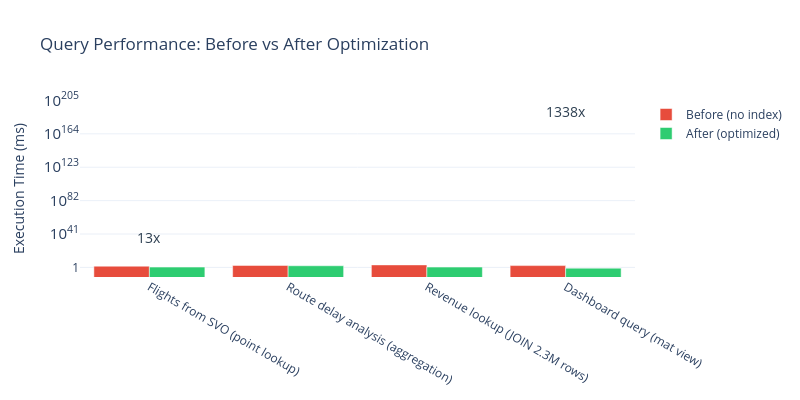

Here is the notebook cell this chart was saved with:
### Markdown cell above
## 5. Query Performance: Before vs After Optimization

Measured with `EXPLAIN ANALYZE`. Shows the impact of composite indexes, partial indexes, and materialized views.

### Code cell
queries = ["Flights from SVO\n(point lookup)", "Route delay analysis\n(aggregation)",
           "Revenue lookup\n(JOIN 2.3M rows)", "Dashboard query\n(mat view)"]
before = [33.9, 292, 1283, 174]
after = [2.6, 111, 2.6, 0.13]
speedup = [f"{b/a:.0f}x" for b, a in zip(before, after)]

fig = go.Figure()
fig.add_trace(go.Bar(name='Before (no index)', x=queries, y=before, marker_color='#e74c3c'))
fig.add_trace(go.Bar(name='After (optimized)', x=queries, y=after, marker_color='#2ecc71'))

# Add speedup annotations
for i, s in enumerate(speedup):
    fig.add_annotation(x=queries[i], y=max(before[i], after[i])*1.1,
                       text=s, showarrow=False, font=dict(size=14, color='#2c3e50'))

fig.update_layout(barmode='group', template='plotly_white', width=800, height=400,
                  title='Query Performance: Before vs After Optimization',
                  yaxis_title='Execution Time (ms)', yaxis_type='log')
fig.show()

### Figure 1 — Plotly figure (JSON) as saved in the notebook; plotly's stock layout.template omitted (floating-point values rounded to 4 significant figures)
{"data": [{"marker": {"color": "#e74c3c"}, "name": "Before (no index)", "type": "bar", "x": ["Flights from SVO\n(point lookup)", "Route delay analysis\n(aggregation)", "Revenue lookup\n(JOIN 2.3M rows)", "Dashboard query\n(mat view)"], "y": [33.9, 292, 1283, 174]}, {"marker": {"color": "#2ecc71"}, "name": "After (optimized)", "type": "bar", "x": ["Flights from SVO\n(point lookup)", "Route delay analysis\n(aggregation)", "Revenue lookup\n(JOIN 2.3M rows)", "Dashboard query\n(mat view)"], "y": [2.6, 111, 2.6, 0.13]}], "layout": {"annotations": [{"font": {"color": "#2c3e50", "size": 14}, "showarrow": false, "text": "13x", "x": "Flights from SVO\n(point lookup)", "y": 37.29}, {"font": {"color": "#2c3e50", "size": 14}, "showarrow": false, "text": "3x", "x": "Route delay analysis\n(aggregation)", "y": 321.2}, {"font": {"color": "#2c3e50", "size": 14}, "showarrow": false, "text": "493x", "x": "Revenue lookup\n(JOIN 2.3M rows)", "y": 1411.0}, {"font": {"color": "#2c3e50", "size": 14}, "showarrow": false, "text": "1338x", "x": "Dashboard query\n(mat view)", "y": 191.4}], "barmode": "group", "height": 400, "title": {"text": "Query Performance: Before vs After Optimization"}, "width": 800, "yaxis": {"title": {"text": "Execution Time (ms)"}, "type": "log"}}}
